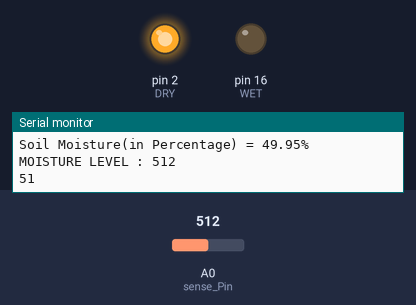
A sketch run on a simulated Arduino Uno, built with avr-gcc and run on an emulated ATmega328P. On the bench: output pins drawn as LEDs (lit = HIGH), the last lines printed to the serial monitor. The test bench sets the inputs (shaded band); at power-on: A0 (sense_Pin) = 512.

Above: at 3.2 s.
3.3 s: A0 (sense_Pin) set to 484
At 4.8 s:
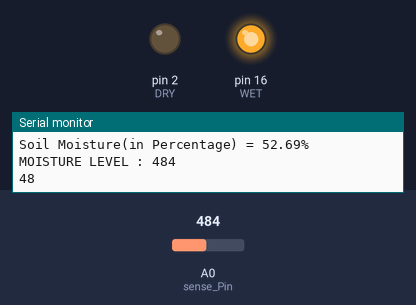
6.3 s: A0 (sense_Pin) set to 511
At 7.7 s:
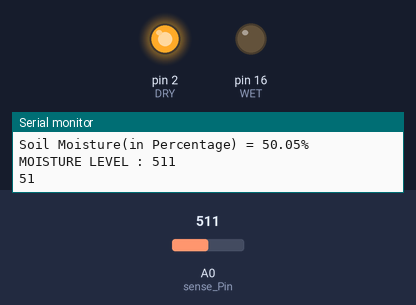
9.3 s: A0 (sense_Pin) set to 306
At 10.8 s:
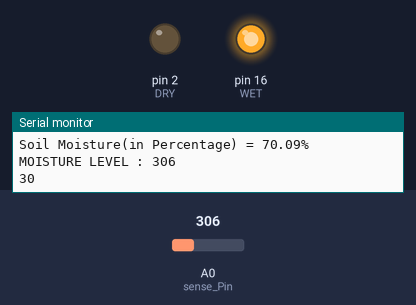
Timing chart, 0 to 12.3 s (numbered marks = the images above; inputs shaded):
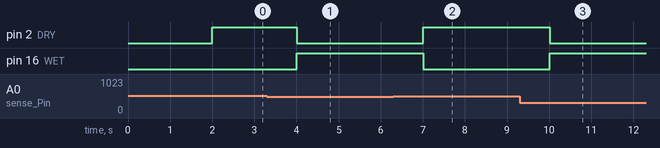

The sketch:

Moisture_NodeMCU_Working.ino
```cpp
int WET= 16; // Wet Indicator at Digital PIN D0
int DRY= 2;  // Dry Indicator at Digital PIN D4

int sense_Pin= 0; // Soil Sensor input at Analog PIN A0
int value= 0;
int valueOfA0 = 0;
const int sensor_pin = A0;

void setup() {
   Serial.begin(9600);
   pinMode(WET, OUTPUT);
   pinMode(DRY, OUTPUT);
   delay(2000);
}

void loop() {

    float moisture_percentage;
    moisture_percentage = ( 100.00 - ( (analogRead(sensor_pin)/1023.00) * 100.00 ) );
    Serial.print("Soil Moisture(in Percentage) = ");
    Serial.print(moisture_percentage);
    Serial.println("%");

   Serial.print("MOISTURE LEVEL : ");
   value= analogRead(sense_Pin);
   value= value/10;

   valueOfA0 = analogRead(sensor_pin);
   Serial.println(valueOfA0);

   Serial.println(value);
   if(value<50)
   {
      digitalWrite(WET, HIGH);
   }
   else
   {
      digitalWrite(DRY,HIGH);
   }
   delay(1000);
   digitalWrite(WET,LOW);
   digitalWrite(DRY, LOW);
}
```

Measured:
- the behaviour switches between 500 and 499 on A0 (sense_Pin) (found by bisection; images 0 and 1)
- after the input at 3.3 s, pin 2 (DRY): HIGH → LOW after 0.70 s; pin 16 (WET): LOW → HIGH after 0.70 s
- after the input at 6.3 s, pin 2 (DRY): LOW → HIGH after 0.71 s; pin 16 (WET): HIGH → LOW after 0.71 s
- after the input at 9.3 s, pin 2 (DRY): HIGH → LOW after 0.71 s; pin 16 (WET): LOW → HIGH after 0.71 s
